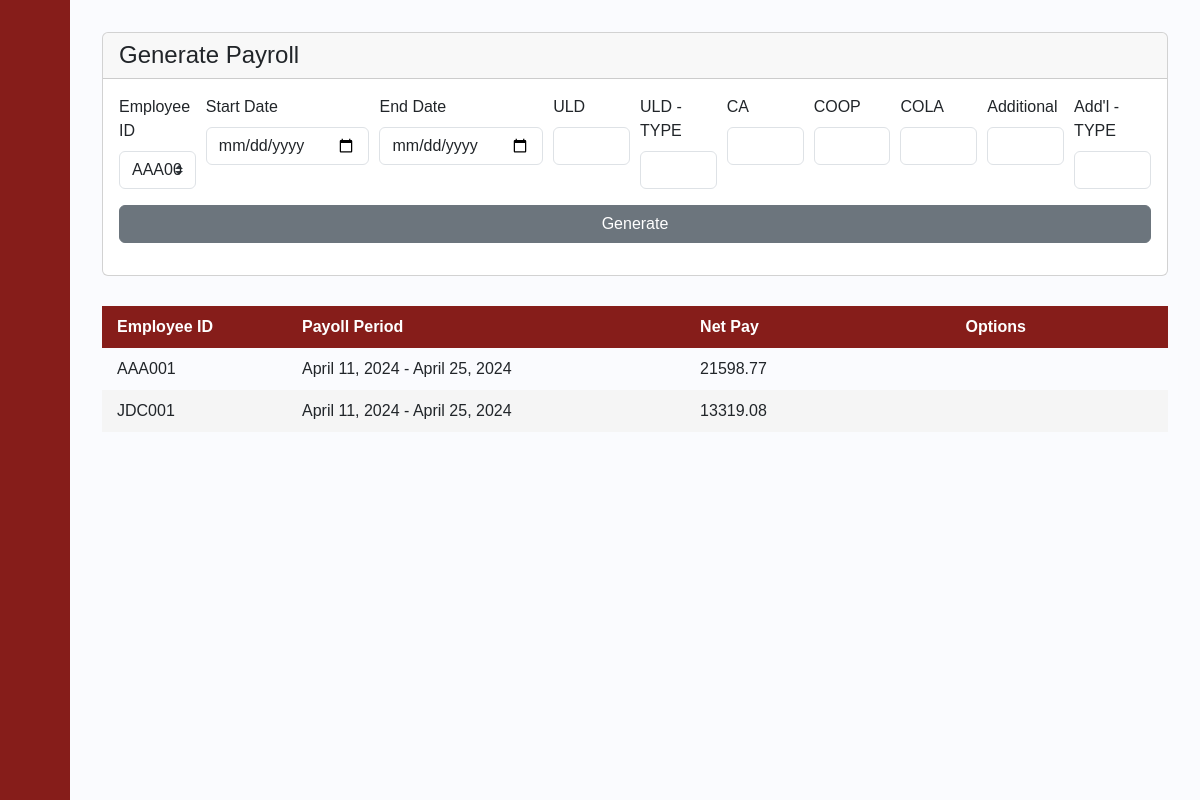
Page /generate_page/1/ on the earlier database version.
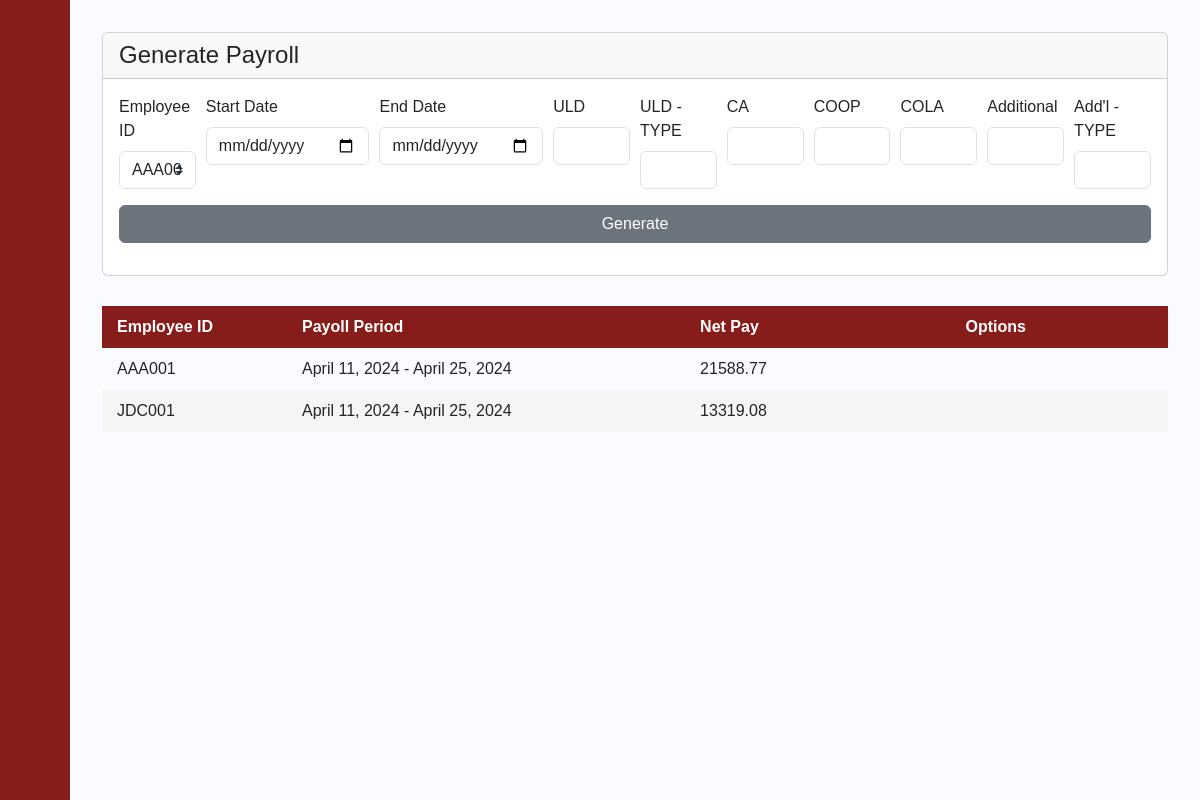
Same page on the later database version.
### payrollapp/models.py (models this page shows, shortened)
class Payslip_Transaction(models.Model):
    Transaction_ID = models.IntegerField(primary_key=True)
    Date_Distributed = models.DateField(blank=True, null=True)
    Start_Date = models.DateField(blank=True, null=True)
    End_Date = models.DateField(blank=True, null=True)
    Net_Pay = models.FloatField()
    Total_Deductions = models.FloatField()
    Absence_Deductions = models.FloatField()
    OT = models.FloatField()
    NightShift = models.FloatField()
    Holiday_Comp = models.FloatField()
    Employee_ID = models.ForeignKey(Employee, on_delete=models.CASCADE)
    SSS_Rate_ID = models.FloatField()
    PhilHealth_Rate_ID = models.FloatField()
    HDMF_Rate_ID = models.FloatField()
    WTAX_Rate_ID = models.FloatField()
    HMO_Rate_ID = models.FloatField()
    ULDeductions_Rate_ID = models.ForeignKey(UNIFORMLAPTOPDEDUCTIONS, on_delete=models.CASCADE)
    CA_Rate_ID = models.ForeignKey(CA, on_delete=models.CASCADE)
    COOP_Rate_ID = models.ForeignKey(COOP, on_delete=models.CASCADE)
    COLA_Rate_ID = models.ForeignKey(COLA, on_delete=models.CASCADE)
    AddtlEarning_Rate_ID = models.ForeignKey(ADDITIONAL_EARNINGS, on_delete=models.CASCADE)

class Employee(models.Model):
    Last_name = models.CharField(max_length=50)
    First_name = models.CharField(max_length=50)
    Middle_name = models.CharField(max_length=50, blank=True, null=True)
    id_number = models.CharField(max_length=6, primary_key=True)
    Status  = models.CharField(max_length=255)
    Department  = models.CharField(max_length=255)
    Role   = models.CharField(max_length=255)
    Join_Date = models.DateField(blank=True, null=True)
    Phone_Number = models.CharField(max_length=255)
    Email = models.CharField(max_length=255)
    BankNumber = models.CharField(max_length=255)
    Salary   = models.FloatField()
    Vacation_Leaves = models.IntegerField()
    Sick_Leaves = models.IntegerField()
    def getID(self):
        return self.id_number
    def __str__(self):
        z = str(self.getID())
        return z

### payrollapp/views.py (the view)
# urls.py: path('generate_page/<int:UID>/', views.generate_page, name='generate_page'),
def generate_page(request, UID):
    a = Employee.objects.all()
    payslip=Payslip_Transaction.objects.all()
    user = get_object_or_404(USER_ACCOUNT, pk=UID)
    if (request.method == "POST"):
        try:
            employee = request.POST.get('inputID')
        except:
            messages.error(request, "Error missing values") #VERY NIECHE EDGE CASE(I took a look and the chances are incredibly slim but if in a miracle the company lasts THAT long, reallistically we should have migrated or upgraded but error code just in case)
            path = '/generate_page/' + str(user.pk)
            return redirect(path)
        try:
            start  = request.POST.get('inputStartDate')
            try:
                start = datetime.strptime(start, "%Y-%m-%d").date()
            except ValueError:
                messages.error(request, "Invalid date format. Please use YYYY-MM-DD.")
                path = '/generate_page/' + str(user.pk)
                return redirect(path)
        except:
            messages.error(request, "Error missing values") #VERY NIECHE EDGE CASE(I took a look and the chances are incredibly slim but if in a miracle the company lasts THAT long, reallistically we should have migrated or upgraded but error code just in case)
            path = '/generate_page/' + str(user.pk)
            return redirect(path)
        try:
            end  = request.POST.get('inputEndDate')
            try:
                end = datetime.strptime(end, "%Y-%m-%d").date()
            except ValueError:
                messages.error(request, "Invalid date format. Please use YYYY-MM-DD.")
                path = '/generate_page/' + str(user.pk)
                return redirect(path)
        except:
            messages.error(request, "Error missing values") #VERY NIECHE EDGE CASE(I took a look and the chances are incredibly slim but if in a miracle the company lasts THAT long, reallistically we should have migrated or upgraded but error code just in case)
            path = '/generate_page/' + str(user.pk)
            return redirect(path)
        try:
            ULD_AM = request.POST.get('inputULD')
        except:
            messages.error(request, "Error missing values") #VERY NIECHE EDGE CASE(I took a look and the chances are incredibly slim but if in a miracle the company lasts THAT long, reallistically we should have migrated or upgraded but error code just in case)
            path = '/generate_page/' + str(user.pk)
            return redirect(path)
        try:
            ULD_T = request.POST.get('inputULDT')
        except:
            messages.error(request, "Error missing values") #VERY NIECHE EDGE CASE(I took a look and the chances are incredibly slim but if in a miracle the company lasts THAT long, reallistically we should have migrated or upgraded but error code just in case)
            path = '/generate_page/' + str(user.pk)
            return redirect(path)
        try:
            CA_AM = request.POST.get('inputCA')
        except:
            messages.error(request, "Error missing values") #VERY NIECHE EDGE CASE(I took a look and the chances are incredibly slim but if in a miracle the company lasts THAT long, reallistically we should have migrated or upgraded but error code just in case)
            path = '/generate_page/' + str(user.pk)
            return redirect(path)
        try:
            COOP_AM = request.POST.get('inputCOOP')
        except:
            messages.error(request, "Error missing values") #VERY NIECHE EDGE CASE(I took a look and the chances are incredibly slim but if in a miracle the company lasts THAT long, reallistically we should have migrated or upgraded but error code just in case)
            path = '/generate_page/' + str(user.pk)
            return redirect(path)
        try:
            COLA_AM = request.POST.get('inputCOLA')
        except:
            messages.error(request, "Error missing values") #VERY NIECHE EDGE CASE(I took a look and the chances are incredibly slim but if in a miracle the company lasts THAT long, reallistically we should have migrated or upgraded but error code just in case)
            path = '/generate_page/' + str(user.pk)
            return redirect(path)
        try:
            ADDE_AM = request.POST.get('inputADDE')
        except:
            messages.error(request, "Error missing values") #VERY NIECHE EDGE CASE(I took a look and the chances are incredibly slim but if in a miracle the company lasts THAT long, reallistically we should have migrated or upgraded but error code just in case)
            path = '/generate_page/' + str(user.pk)
            return redirect(path)
        try:
            ADDE_T = request.POST.get('inputADDET')
        except:
            messages.error(request, "Error missing values") #VERY NIECHE EDGE CASE(I took a look and the chances are incredibly slim but if in a miracle the company lasts THAT long, reallistically we should have migrated or upgraded but error code just in case)
            path = '/generate_page/' + str(user.pk)
            return redirect(path)
        emp = get_object_or_404(Employee, id_number = employee)
        total_hours = ATTENDANCE_HISTORY.objects.filter(Employee_ID=emp, Date__range=(start, end))
        if not total_hours.exists():
            messages.error(request, "Warning: No History records found for employee during payroll period")
            path = '/generate_page/' + str(user.pk)
            return redirect(path)
        HMO_EXIST = HMO.objects.all()
        if not HMO_EXIST.exists():
            messages.error(request, "Warning: No HMO in System")
            path = '/generate_page/' + str(user.pk)
            return redirect(path)
        else:
            pass
        total, absenceDues, SSS_RATE_ID, PH_ID, HDMF_ID,  WITH_ID, OT, NightIncrease , Holiday_Comp, Total_Deductions = calculateSALARY(employee, start, end, ULD_AM, ULD_T, CA_AM, COOP_AM, COLA_AM, ADDE_AM, ADDE_T)
        try:
            if Payslip_Transaction.objects.filter(Employee_ID=emp, End_Date=end).exists():
                print('error already exists')
                messages.error(request, "Error: Already Exists")
            else:
                xyz = get_object_or_404(HMO, pk=1)
                Payslip_Transaction.objects.create(
                Date_Distributed = datetime.now().date(),
                Start_Date = start,
                End_Date = end,
                Net_Pay = total,
                Total_Deductions= Total_Deductions,
                Absence_Deductions = absenceDues,
                OT= OT,
                NightShift = NightIncrease,
                Holiday_Comp = Holiday_Comp,
                Employee_ID = get_object_or_404(Employee, pk=employee),
                SSS_Rate_ID = SSS_RATE_ID,
                PhilHealth_Rate_ID = PH_ID,
                HDMF_Rate_ID = HDMF_ID,
                WTAX_Rate_ID = WITH_ID,
                HMO_Rate_ID = xyz.HMO_Amount,
                ULDeductions_Rate_ID = UNIFORMLAPTOPDEDUCTIONS.objects.last(),
                CA_Rate_ID = CA.objects.last(),
                COOP_Rate_ID = COOP.objects.last(),
                COLA_Rate_ID = COLA.objects.last(),
                AddtlEarning_Rate_ID = ADDITIONAL_EARNINGS.objects.last()
                )
                messages.success(request, "Payroll successfully generated!")
        except:
            print("Soemthing fked up")
        path = '/generate_page/' + str(user.pk)
        return redirect(path)
    else:
        return render(request, 'payrollapp/generate_page.html' , {'user':user,'a':a, 'payslip':payslip})

### payrollapp/templates/payrollapp/generate_page.html (shortened to what the changed rows need)
{% extends 'payrollapp/base.html' %}
{% load static %}
{% load mathfilters %}
{% block content %}
<div class="content">
    <div style="overflow-x:auto;">
        <table id="posts">
            <thead>
                <tr>
                    <th style="width:5%">Employee ID</th>
                    <th style="width:15%">Payoll Period</th>
                    <th style="width:10%">Net Pay</th>
                    <th style="width:8%">Options</th>
                </tr>
            </thead>
            <tbody>
                {% for i in payslip %}
                <tr>
                    <td>{{i.Employee_ID}}</td>
                    <td>{{i.Start_Date}} - {{i.End_Date}}</td>
                    <td>{{i.Net_Pay|floatformat:2}}</td>
                    <td class="form-row">
                        <a class="btn" href="{% url 'payroll_breakdown' UID=user.pk  TID=i.Transaction_ID %}"></a>
                    </td>
                </tr>
                {% endfor %}
            </tbody>
        </table>
    </div>
</div>
{% endblock %}

Differences in the rows shown:
changed Payslip_Transaction "AAA001": Net_Pay "21598.77" → "21588.77"
